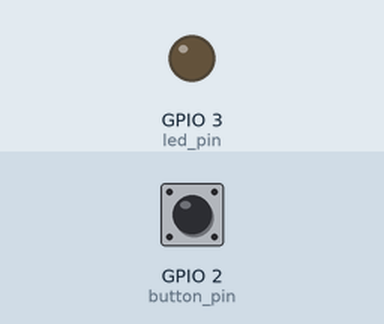
Recording of a program running on a simulated Raspberry Pi (BCM pin numbers). Parts: output pins drawn as LEDs (lit = HIGH). Dashed ring = blinking. The inputs (shaded band) are chosen by the test bench; at power-on: GPIO 2 (button_pin) HIGH.

Above: at 1.2 s.
1.3 s: GPIO 2 (button_pin) pulled LOW for 1 s
At 1.45 s:
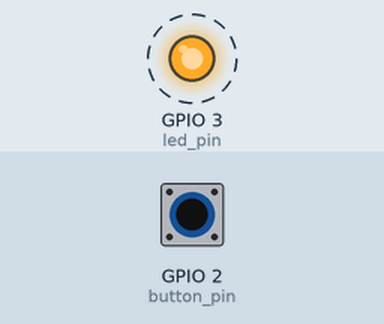
3.8 s: GPIO 2 (button_pin) pulled LOW for 0.15 s
At 4.6 s:
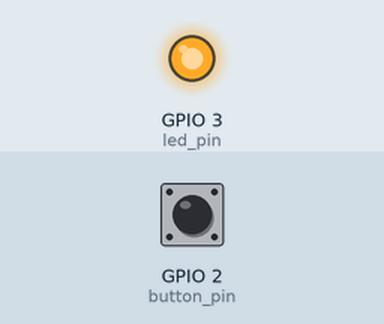
5.4 s: GPIO 2 (button_pin) pulled LOW for 3.2 s
At 9.3 s:
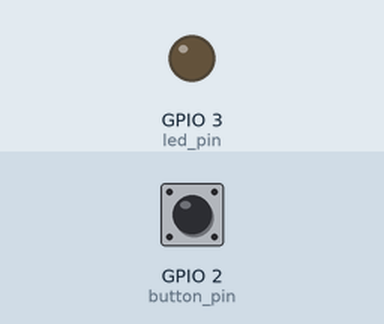
Timing chart, 0 to 10.8 s (numbered marks = the images above; inputs shaded):
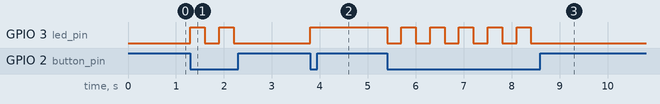

Measured:
- after the input at 1.3 s, GPIO 3 (led_pin): alternates HIGH for 0.30 s and LOW for 0.30 s, 4 changes in all, then stays LOW, starting at once
- after the input at 3.8 s, GPIO 3 (led_pin): LOW → HIGH at once
- after the input at 5.4 s, GPIO 3 (led_pin): alternates HIGH for 0.30 s and LOW for 0.30 s, 11 changes in all, then stays LOW, starting at once

The program:

02PushButton.py
```python
import RPi.GPIO as GPIO
import time

GPIO.setmode(GPIO.BCM)

button_pin=2
led_state=False
led_pin=3

GPIO.setup(button_pin,GPIO.IN,pull_up_down=GPIO.PUD_UP)
GPIO.setup(led_pin,GPIO.OUT)

while True:
    if GPIO.input(button_pin)==GPIO.LOW:
        led_state=not led_state
        GPIO.output(led_pin,led_state)
        time.sleep(0.3)
```
